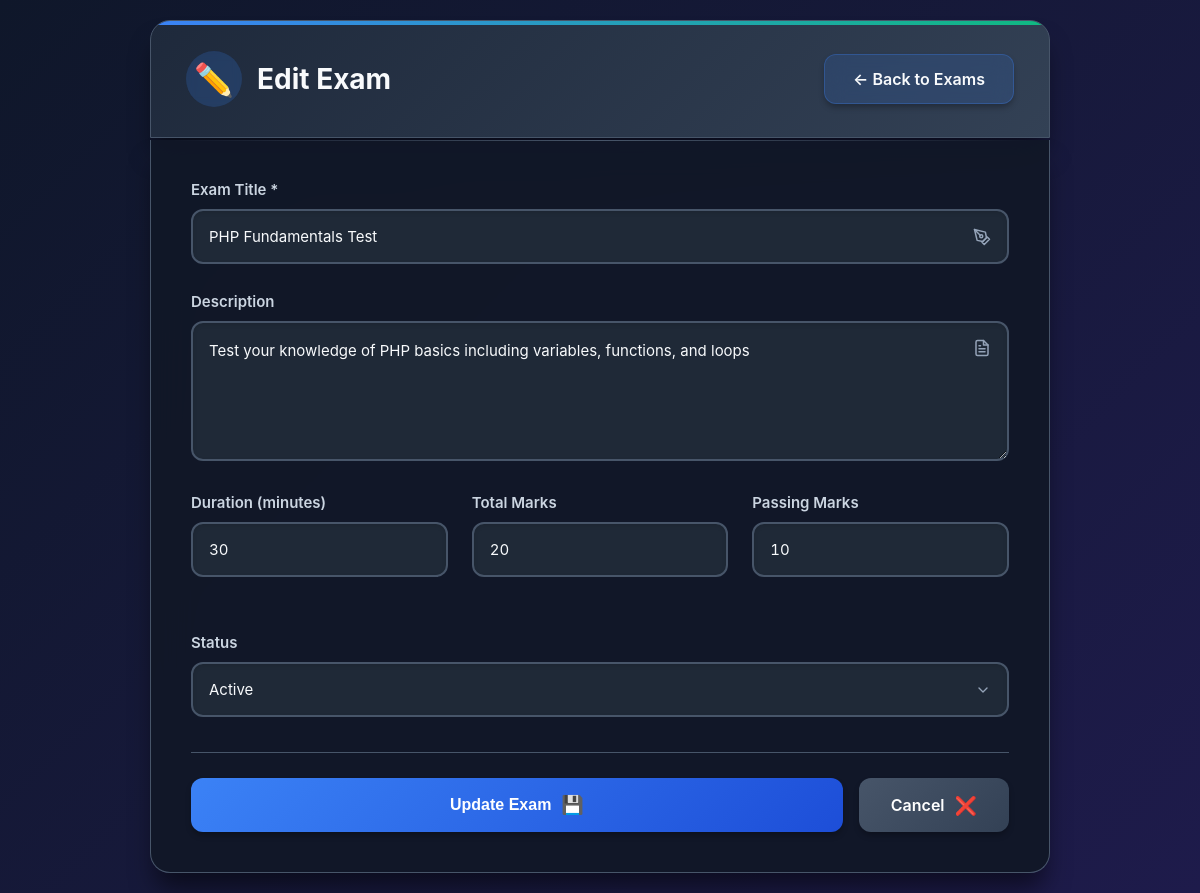
Screenshot of /staff/edit_exam.php?id=1 with the database file from the repository.
### tables this page shows
CREATE TABLE exams (
    exam_id INT AUTO_INCREMENT PRIMARY KEY,
    exam_title VARCHAR(200) NOT NULL,
    exam_description TEXT,
    exam_duration INT NOT NULL DEFAULT 60,  
    total_marks INT NOT NULL DEFAULT 100,
    passing_marks INT NOT NULL DEFAULT 40,
    exam_status ENUM('active', 'inactive', 'draft') DEFAULT 'active',
    created_by INT DEFAULT NULL,
    is_deleted TINYINT(1) DEFAULT 0,
    created_at TIMESTAMP DEFAULT CURRENT_TIMESTAMP,
    updated_at TIMESTAMP DEFAULT CURRENT_TIMESTAMP ON UPDATE CURRENT_TIMESTAMP,
    
    INDEX idx_exam_status (exam_status),
    INDEX idx_created_by (created_by)
);

### staff/edit_exam.php (the view, shortened to what this page needs)
<?php
include '../db_connection.php';
try {
    $pdo->query("SELECT is_deleted FROM exams LIMIT 1");
    $useSoftDelete = true;
} catch (PDOException $e) {
    $useSoftDelete = false;
}
$id = (int)$_GET['id'];
if ($useSoftDelete) {
    $stmt = $pdo->prepare("SELECT * FROM exams WHERE exam_id = ? AND is_deleted = 0");
} else {
    $stmt = $pdo->prepare("SELECT * FROM exams WHERE exam_id = ?");
}
$stmt->execute([$id]);
$exam = $stmt->fetch(PDO::FETCH_ASSOC);
?>
<!DOCTYPE html>
<html lang="en">
<head>
    <link rel="stylesheet" href="./edit.css">
</head>
<body>
    <div class="container">
        <div class="header">
            <h1>Edit Exam</h1>
            <a href="manage_exams.php" class="btn-back">← Back to Exams</a>
        </div>
        <div class="card">
            <form method="POST" action="">
                <div class="form-group">
                    <label for="exam_title">Exam Title *</label>
                    <input type="text" id="exam_title" name="exam_title" value="<?php echo htmlspecialchars($exam['exam_title']); ?>" required>
                </div>
                <div class="form-group">
                    <label for="exam_description">Description</label>
                    <textarea id="exam_description" name="exam_description" rows="4"><?php echo htmlspecialchars($exam['exam_description']); ?></textarea>
                </div>
                <div class="form-row">
                    <div class="form-group">
                        <label for="exam_duration">Duration (minutes)</label>
                        <input type="number" id="exam_duration" name="exam_duration" value="<?php echo $exam['exam_duration']; ?>" min="1">
                    </div>
                    <div class="form-group">
                        <label for="total_marks">Total Marks</label>
                        <input type="number" id="total_marks" name="total_marks" value="<?php echo $exam['total_marks']; ?>" min="1">
                    </div>
                    <div class="form-group">
                        <label for="passing_marks">Passing Marks</label>
                        <input type="number" id="passing_marks" name="passing_marks" value="<?php echo $exam['passing_marks']; ?>" min="0">
                    </div>
                </div>
                <div class="form-group">
                    <label for="exam_status">Status</label>
                    <select id="exam_status" name="exam_status">
                        <option value="active" <?php echo $exam['exam_status'] == 'active' ? 'selected' : ''; ?>>Active</option>
                    </select>
                </div>
                <div class="form-actions">
                    <button type="submit" class="btn btn-primary">Update Exam</button>
                    <a href="manage_exams.php" class="btn btn-secondary">Cancel</a>
                </div>
            </form>
        </div>
    </div>
</body>
</html>

### rows the page displays
exams: exam_title "PHP Fundamentals Test", exam_description "Test your knowledge of PHP basics including variables, functions, and loops", exam_duration "30", total_marks "20", passing_marks "10", exam_status "Active"
